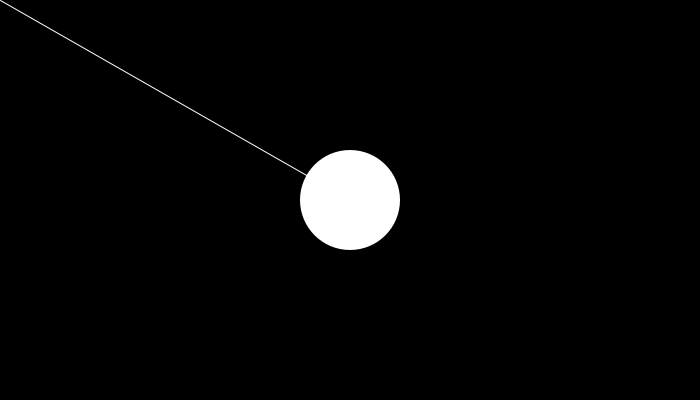
Frame 1 (no input)
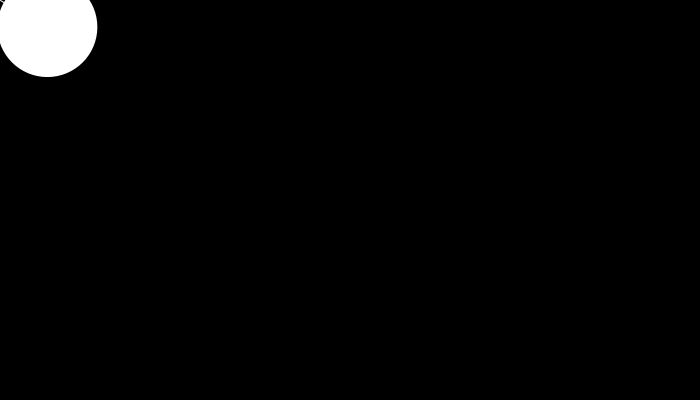
Frame 60 (the mouse pressed at the canvas centre just before this capture)
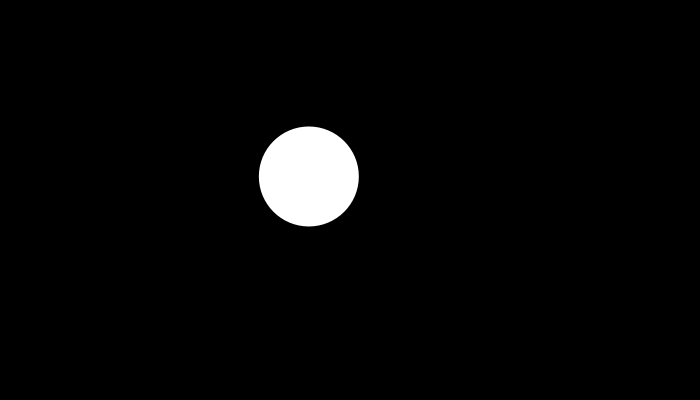
Frame 120 (the mouse held since frame 60 and released just before this capture)

The Processing sketch that drew these frames (run headless with seeded random() and noise(); from frame 60 on, the mouse is pressed at the canvas centre):

// Processing sketch: processing_36042
// ── processing_36042.pde

//Variables:
int mysize =100;
float xpos =350;
float ypos =200;
float theta =100;

void setup(){
  
  size(700,400);
  //background(255);
  smooth();
      
}
 
 
void draw(){
  
 background(0);
  
  noStroke();
 // fill(0,0,225,75);
  ellipse(xpos,ypos,mysize,100);
  
//  stroke(0,0,255);
  stroke(255);
  line(mouseX,mouseY, xpos,ypos);
  
  xpos= xpos + (mouseX - xpos)/30.0;
  ypos = ypos + (mouseY - ypos)/30.0;
  
  translate(xpos,ypos);
  rotate(theta);
   
 theta=theta+dist(mouseX,mouseY,xpos,ypos)/1000+0.01; 
}

 
void mousePressed()
{  
}
 
void mouseMoved()
{
}
